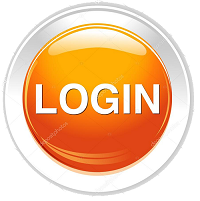
#> input picture PIL Image Module/login2.png, 200 x 201 px; the run also reads 1 picture not shown here
$ jupyter execute 'PIL Image Exercise.ipynb'   (older library calls are emulated)
#> lines starting #> are read from the running program, lines starting #| are printed output that depends on the picture; after the words box and inside, x2 and y2 are one past the last pixel; in counts of white or black regions, pixels touching at a corner belong together
## 1. Cropping an Image in a circular way
**Approach:**

* If you have an L mode image, the image becomes grayscale. So we create a new image with mode “L”.
* An image is created with a white circle in the middle with dimensions same as the input image.
* Convert a new image to an array.
* Convert original image from an array.
* Stack these two arrays together to crop out only the circular middle part.

[cell 1]
from PIL import Image, ImageDraw , ImageFilter
import numpy as np

[cell 2]
ori_img = Image.open('login2.png')
#> ori_img is the input picture: PIL image 200x201 RGBA; mean R, G, B, A 243.1, 199.9, 162.7, 255
display(ori_img)

print("original image mode: ", ori_img.mode)
#| original image mode:  RGBA

After opening the image we need to create a new blank image with the same size.

[cell 3]
ori_img_size = ori_img.size
#> ori_img_size = (200, 201)

# now we need to create a new blank image.
temp_img = Image.new(size= ori_img_size , mode='L')
#> temp_img: PIL image 200x201 L; every value is 0
display(temp_img)

after creating a new blank image. we need to draw an circle on this image with white color

[cell 4]
draw = ImageDraw.Draw(temp_img, mode='L')

# now we need the the height and width of the image.
width = temp_img.width
#> width = 200
height = temp_img.height
#> height = 201

# also need a bounding box in which we want to create a circle
bbox = [(0,0),(width,height)]
#> bbox = [(0, 0), (200, 201)]

start_angle , end_angle = 0, 360

color = 255
# now we need to draw a circle with the help of the draw.pieslice() method.
draw.pieslice(bbox, start_angle, end_angle, fill=color, outline='white')


# or we can use also
# draw.ellipse(bbox, fill=255)

# now we need to display the image
display(temp_img)
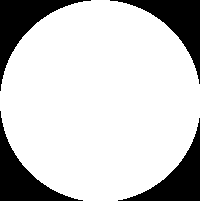
#> shown: PIL image 200x201 L; 79.2% white; 4 black regions, box (x1, y1, x2, y2) and area: (0, 0, 91, 91) 2184, (110, 0, 200, 84) 2093, (0, 111, 83, 201) 2093, (118, 118, 200, 201) 2003

So until now what we have done:
1. We opened our original image and stored it in ori_img.
2. We made a new blank image in 'L' mode in black color, Ths image is the alpha layer for our original image. \
    alpha: alpha layer is used to apply the opacity of the color or image. In our alpha layer we have full opacity for the white circle area and the remaining area is black mean no opacity, this area will not be visiable and it will be transparence.
3. after making the black alpha layer we need make a circle for that we can use `draw.ellipse()` or `draw.pieslice()` methods.
4. Now after creating the white circle on the alpha layer image, we need to put this lapha layer on the ori_img by using the `.putalpha()` method.

[cell 5]
# putting the alpha layer on the original image (ori_img) , this is called the masking or blending operation.
# we can called out temp_img as the mask_layer
mask_layer = temp_img
# from now we are reffering our temp_img as the mask_layer

# putting thie alpha/ mask layer on the ori_img.
ori_img.putalpha(mask_layer)

# now our image has been cropped , now we will display this
display(ori_img)

Note: our cropped image has some roughness on the border of the cropped area. We can avoid this problem by doing these steps.

**Remove border roughness**
1. make the masked layer with (2 or 3 or 4 or 5 ) time bigger than the our image which is need to be cropped.
2. make the circle on the mask layer then resize it into small size which is same as the original image with `Image.ANTIALIAS` attribute of the resizing by doing this operation we will not having the roughness on the border.
3. now using this new mask layer on the original image.

[cell 6]
# now we will make a bigger mask layer and remove the roughness of the border
size_time = 4
bigsize = (ori_img_size[0] * size_time, ori_img_size[1] * size_time)
#> bigsize = (800, 804)

# creating the mask with bigsize
mask2 = Image.new('L' , bigsize)
#> mask2: PIL image 800x804 L; every value is 0

# drawing the visible area (white area) on this mask2 layer
draw2 = ImageDraw.Draw(mask2)
draw2.ellipse((0,0) + bigsize , fill=255)

# now we will display our bigsized image before making it small
display(mask2)
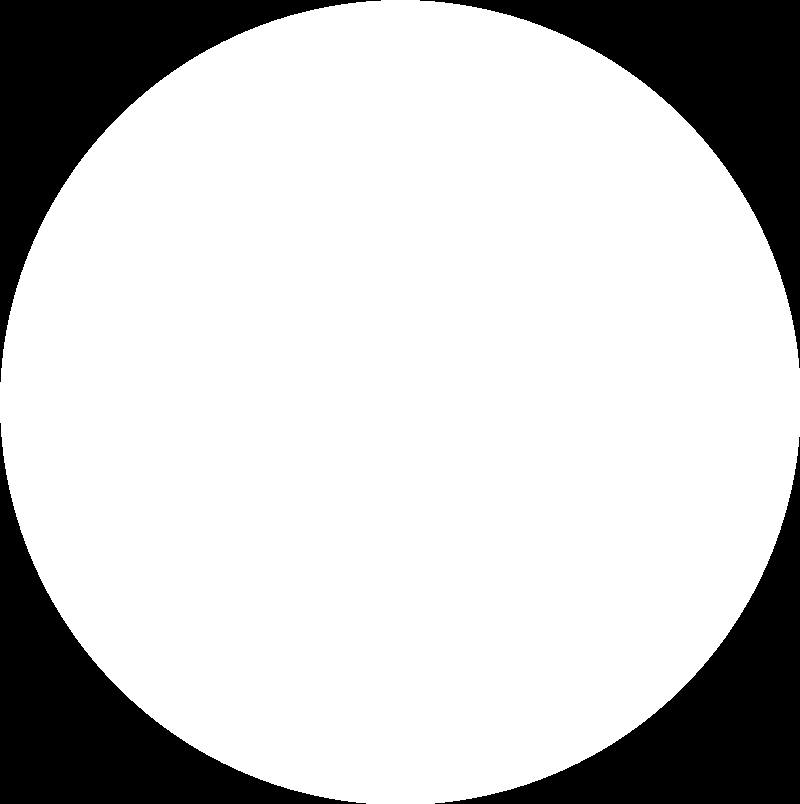
#> shown: PIL image 800x804 L; 78.7% white; 4 black regions, box (x1, y1, x2, y2) and area: (0, 0, 381, 382) 34625, (0, 423, 366, 804) 34244, (420, 0, 800, 368) 34243, (435, 437, 800, 804) 33863

As we can see that we have mask layer of a big size , now we need to resize it by using the `Image.ANTIALIAS` attribute

[cell 7]
# making the mask2 layer image in small size
mask2 = mask2.resize(ori_img_size, Image.ANTIALIAS)
#> mask2: PIL image 200x201 L
# Image.ANTIALIAS will be passed to the resampling parameter of the .resize() method.
# now again, we will display our image.

display(mask2)

Note: Now this time we dont see any roughness on the border of the white circle. if we use this layer on the ori_img we won't see roughness there also.

[cell 8]
# Since our ori_img has been already masked so we need to again load it.
ori_img = Image.open('login2.png')
display(ori_img)

[cell 9]
# now put the mask2 on it
ori_img.putalpha(mask2)
# now displaying it again
display(ori_img)

Now we don't see any roughness on the border also. Now this image is ready be saved on the local storage.

[cell 10]
# saving the image.
ori_img.save("masked_logo.png")

### Defining function to crop an image in circular way

[cell 11]
def crop_circle(image):
    from PIL import Image, ImageDraw
    # making a
    bigsize = (image.width * 5, image.height*5)
#> bigsize = (1000, 1005)

    mask_layer = Image.new("L", bigsize)
#> mask_layer: PIL image 1000x1005 L; every value is 0
    # now we have a masked layer which is 4 times greater than the original image.
    # now we have mask layer, so we need to draw a circle on it

    draw = ImageDraw.Draw(mask_layer)
    draw.ellipse((0,0) + bigsize, fill = 255)
    # after making the white circular maksed area we need to resize it wit antialias property

    mask_layer = mask_layer.resize(image.size, Image.ANTIALIAS)
#> mask_layer: PIL image 200x201 L

    # we need to put this on the image.
    image.putalpha(mask_layer)

    return image

[cell 12]
ori_img = Image.open('login2.png')
display(ori_img)

[cell 13]
crop_circle(ori_img)

----
----
## 2. Convert png to icon
In this section we will convert our png image into an icon.

[cell 14]
# to do this first of all we need to open the file
# then we need to resize the image into icon size (48x48) or (64x64) image.

icon_size = (48,48)

ori_img = Image.open('Login_icon.png')
display(ori_img)

after loading the image we need to resize it.

[cell 15]
# resizing.
icon = ori_img.resize(icon_size, Image.ANTIALIAS)
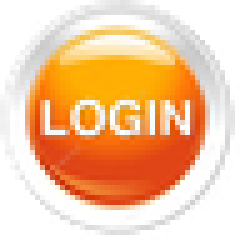
#> icon: PIL image 48x48 RGBA (shown 5 times larger); mean R, G, B, A 205, 161.7, 124.5, 200.9; transparent parts drawn white
# displaying the small size icon image
display(icon)
